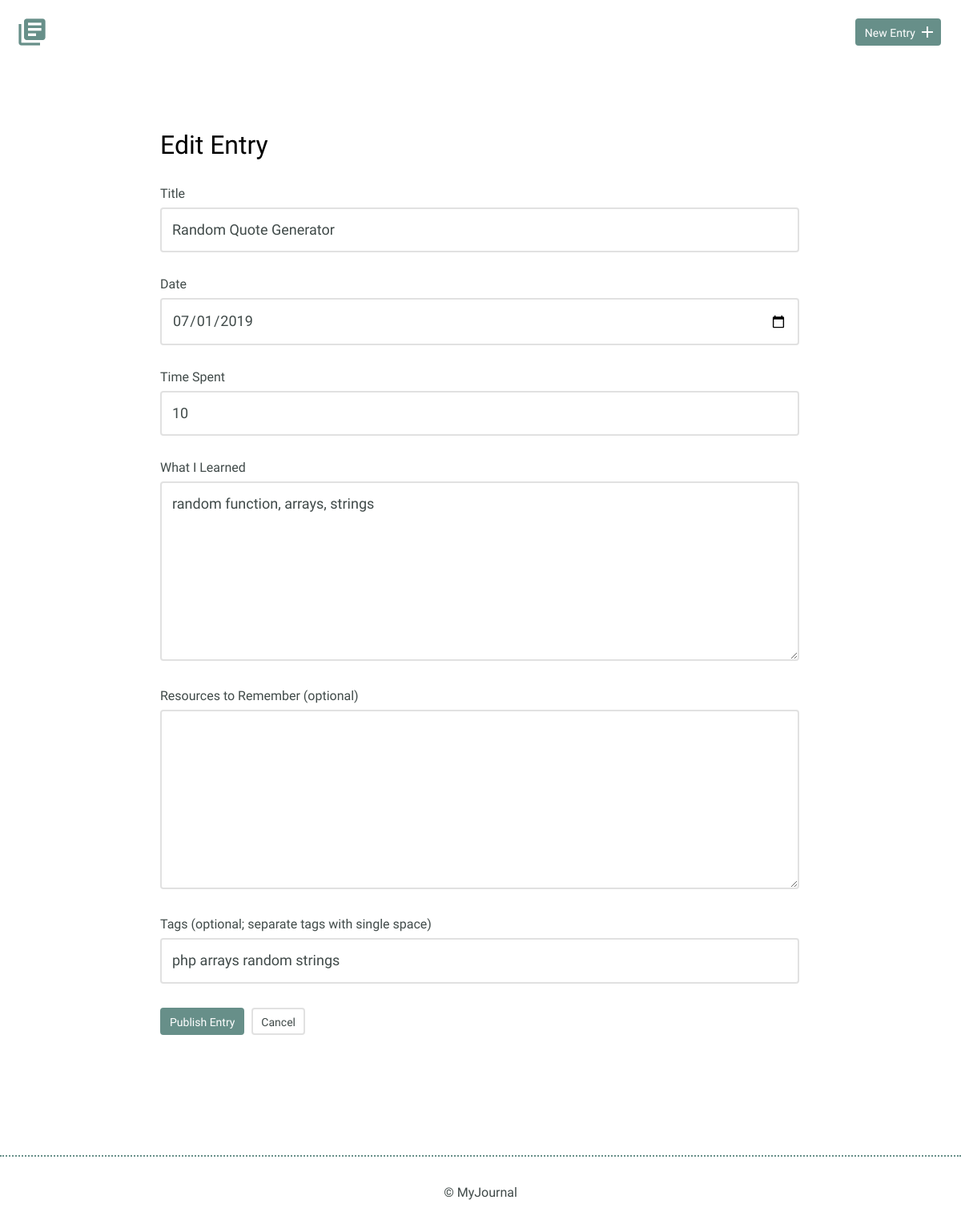
Before: /edit.php?id=7 with the older database file.
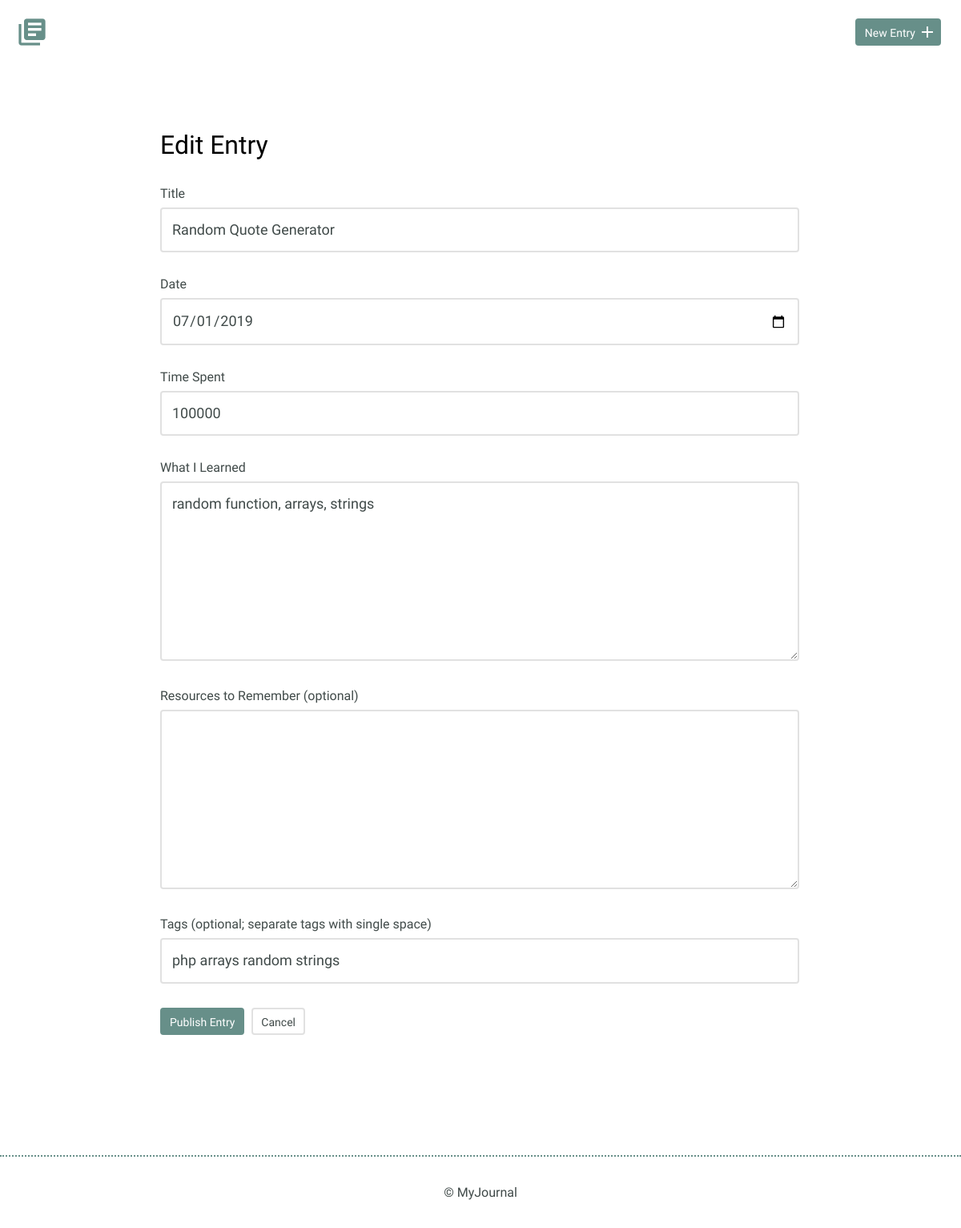
After: the same page with the newer database file.
### tables this page shows
CREATE TABLE "entries" (
	"id"	INTEGER NOT NULL PRIMARY KEY AUTOINCREMENT UNIQUE,
	"title"	TEXT,
	"date"	TEXT,
	"time_spent"	INTEGER,
	"learned"	BLOB,
	"resources"	BLOB
);

### edit.php (the view, shortened to what this page needs)
<?php
require_once("inc/database.php");
if(!empty($_GET['id'])) {
	$id = intval($_GET['id']);
}
try {
	$results = $db->prepare('select * from entries
							left join entries_tags on entries.id = entries_tags.entry_id
							left join tags on entries_tags.tag_id = tags.id
							where entries.id = ?');
	$results->bindParam(1, $id);
	$results->execute();
} catch(Exception $e) {
	echo $e->getMessage();
	die();
}
$entry_rows = $results->fetchAll(PDO::FETCH_ASSOC);
?>
<!DOCTYPE html>
<html>
    <head>
        <link rel="stylesheet" href="css/normalize.css">
        <link rel="stylesheet" href="css/site.css">
    </head>
    <body>
		<?php include "inc/header.php"; ?>
        <section>
            <div class="container">
                <div class="edit-entry">
					<?php
					if ($entry_rows) {
						if (isset($_POST["title"])) {
							$temp_title = $_POST["title"];
						} else {
							$temp_title = $entry_rows[0]["title"];
						}
						if (isset($_POST["date"])) {
							$temp_date = $_POST["date"];
						} else {
							$temp_date = $entry_rows[0]["date"];
						}
						if (isset($_POST["timeSpent"])) {
							$temp_time = $_POST["timeSpent"];
						} else {
							$temp_time = $entry_rows[0]["time_spent"];
						}
						if (isset($_POST["whatILearned"])) {
							$temp_learned = $_POST["whatILearned"];
						} else {
							$temp_learned = $entry_rows[0]["learned"];
						}
						if (isset($_POST["ResourcesToRemember"])) {
							$temp_resources = $_POST["ResourcesToRemember"];
						} else {
							$temp_resources = $entry_rows[0]["resources"];
						}
						if (isset($_POST["tags"])) {
							$temp_tags = $_POST["tags"];
						} else {
							$temp_tags = "";
							foreach ($entry_rows as $row) {
								$temp_tags .= $row["tag"];
								$temp_tags .= " ";
							}
						}
					echo <<< EOT
                    <h2>Edit Entry</h2>
					<form action="edit.php?id=$id" method="post">
						<input type="hidden" id="id" name="id" value="$id">
                        <label for="title"> Title</label>
                        <input id="title" type="text" name="title" value="{$temp_title}"><br>
                        <label for="date">Date</label>
                        <input id="date" type="date" name="date" value="{$temp_date}"><br>
                        <label for="time-spent"> Time Spent</label>
                        <input id="time-spent" type="text" name="timeSpent" value="{$temp_time}"><br>
                        <label for="what-i-learned">What I Learned</label>
                        <textarea id="what-i-learned" rows="5" name="whatILearned">{$temp_learned}</textarea>
                        <label for="resources-to-remember">Resources to Remember (optional)</label>
                        <textarea id="resources-to-remember" rows="5" name="ResourcesToRemember">{$temp_resources}</textarea>
                        <label for="tags">Tags (optional; separate tags with single space)</label>
						<input id="tags" type="text" name="tags" value="{$temp_tags}"><br>
						<input type="submit" value="Publish Entry" class="button">
                        <a href="index.php" class="button button-secondary">Cancel</a>
                    </form>
EOT;
					} else {
						echo('<h2 style="text-align: center;">Could not find that entry</h2>');
					}
					?>
                </div>
            </div>
        </section>
        <?php include "inc/footer.php"; ?>
    </body>
</html>

Changed rows visible on the page:
changed entries "Random Quote Generator": timeSpent "10" → "100000"
